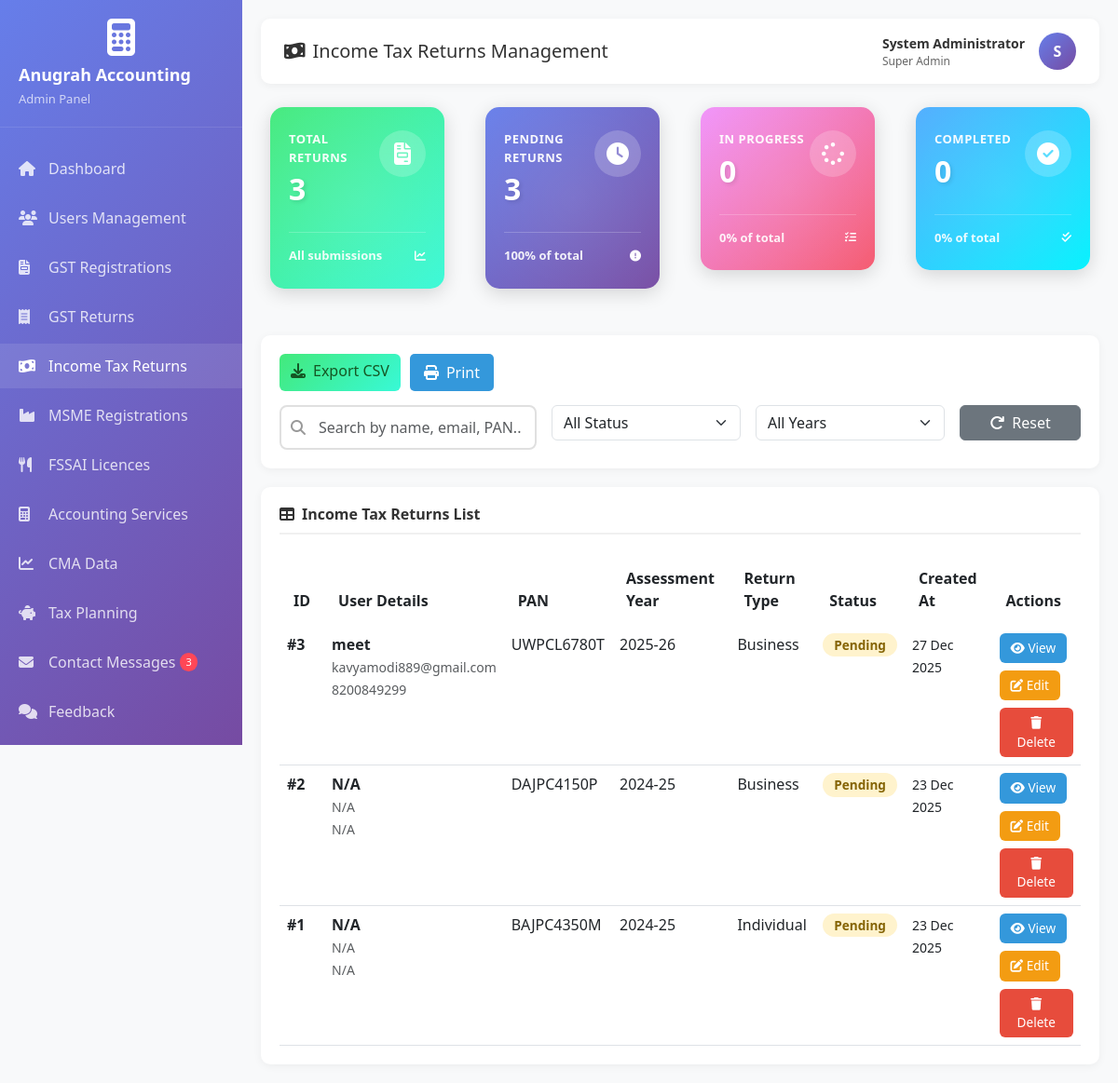
/admin_income_tax.php (signed in), run on the app's committed database.
### tables this page shows
CREATE TABLE IF NOT EXISTS `income_tax_returns` (
  `id` int(11) NOT NULL AUTO_INCREMENT,
  `user_id` int(11) NOT NULL,
  `assessment_year` varchar(10) NOT NULL,
  `financial_year` varchar(10) NOT NULL,
  `pan_number` varchar(10) NOT NULL,
  `aadhaar_number` varchar(12) NOT NULL,
  `return_type` varchar(50) NOT NULL,
  `salary_income` decimal(15,2) DEFAULT '0.00',
  `business_income` decimal(15,2) DEFAULT '0.00',
  `capital_gains` decimal(15,2) DEFAULT '0.00',
  `other_income` decimal(15,2) DEFAULT '0.00',
  `total_income` decimal(15,2) DEFAULT '0.00',
  `section_80c` decimal(15,2) DEFAULT '0.00',
  `section_80d` decimal(15,2) DEFAULT '0.00',
  `home_loan_interest` decimal(15,2) DEFAULT '0.00',
  `other_deductions` decimal(15,2) DEFAULT '0.00',
  `total_deductions` decimal(15,2) DEFAULT '0.00',
  `tax_payable` decimal(15,2) DEFAULT '0.00',
  `tds_deducted` decimal(15,2) DEFAULT '0.00',
  `advance_tax` decimal(15,2) DEFAULT '0.00',
  `self_assessment_tax` decimal(15,2) DEFAULT '0.00',
  `tax_paid` decimal(15,2) DEFAULT '0.00',
  `bank_name` varchar(255) DEFAULT NULL,
  `account_number` varchar(50) DEFAULT NULL,
  `ifsc_code` varchar(11) DEFAULT NULL,
  `bank_statement_path` varchar(500) DEFAULT NULL,
  `notes` text,
  `status` varchar(50) DEFAULT 'Pending',
  `created_at` timestamp NOT NULL DEFAULT CURRENT_TIMESTAMP,
  `updated_at` timestamp NOT NULL DEFAULT CURRENT_TIMESTAMP ON UPDATE CURRENT_TIMESTAMP,
  PRIMARY KEY (`id`),
  UNIQUE KEY `unique_itr` (`pan_number`,`assessment_year`,`financial_year`),
  KEY `idx_pan` (`pan_number`),
  KEY `idx_user` (`user_id`),
  KEY `idx_ay` (`assessment_year`)
);

CREATE TABLE IF NOT EXISTS `users` (
  `id` int(11) NOT NULL AUTO_INCREMENT,
  `name` varchar(100) NOT NULL,
  `email` varchar(100) NOT NULL,
  `phone` varchar(15) NOT NULL,
  `company_name` varchar(255) DEFAULT NULL,
  `gstin` varchar(15) DEFAULT NULL,
  `is_active` tinyint(1) DEFAULT '1',
  `password` varchar(255) NOT NULL,
  `created_at` timestamp NOT NULL DEFAULT CURRENT_TIMESTAMP,
  `updated_at` timestamp NOT NULL DEFAULT CURRENT_TIMESTAMP ON UPDATE CURRENT_TIMESTAMP,
  PRIMARY KEY (`id`),
  UNIQUE KEY `email` (`email`),
  KEY `idx_users_email` (`email`),
  KEY `idx_users_gstin` (`gstin`)
);

### admin_income_tax.php (the view, shortened to what the rows shown need)
<?php
require_once 'db_config.php';
$whereClause = '';
$query = "SELECT itr.*,
    u.name as user_name,
    u.email as email,
    u.phone as phone
    FROM income_tax_returns itr
    LEFT JOIN users u ON itr.user_id = u.id
    $whereClause
    ORDER BY itr.created_at DESC";
$returns = $conn->query($query);
?>
<!DOCTYPE html>
<html lang="en">
<head>
    <link href="https://cdn.jsdelivr.net/npm/bootstrap@5.3.0/dist/css/bootstrap.min.css" rel="stylesheet">
    <link href="https://cdnjs.cloudflare.com/ajax/libs/font-awesome/6.4.0/css/all.min.css" rel="stylesheet">
</head>
<body>
    <div class="main-content">
        <div class="table-card">
            <?php if($returns->num_rows > 0): ?>
            <div class="table-responsive">
                <table class="table table-hover">
                    <thead>
                        <tr>
                            <th>ID</th>
                            <th>User Details</th>
                            <th>PAN</th>
                            <th>Assessment Year</th>
                            <th>Return Type</th>
                            <th>Status</th>
                            <th>Created At</th>
                            <th>Actions</th>
                        </tr>
                    </thead>
                    <tbody>
                        <?php while($return = $returns->fetch_assoc()): ?>
                        <tr>
                            <td><strong>#<?php echo $return['id']; ?></strong></td>
                            <td>
                                <strong><?php echo $return['user_name'] ? htmlspecialchars($return['user_name']) : 'N/A'; ?></strong><br>
                                <small class="text-muted"><?php echo $return['email'] ? htmlspecialchars($return['email']) : 'N/A'; ?></small><br>
                                <small class="text-muted"><?php echo $return['phone'] ? htmlspecialchars($return['phone']) : 'N/A'; ?></small>
                            </td>
                            <td><?php echo htmlspecialchars($return['pan_number']); ?></td>
                            <td><?php echo htmlspecialchars($return['assessment_year']); ?></td>
                            <td><?php echo htmlspecialchars($return['return_type']); ?></td>
                            <td>
                                <?php
                                    $badgeClass = 'badge-pending';
                                ?>
                                <span class="badge <?php echo $badgeClass; ?>">
                                    <?php echo $return['status']; ?>
                                </span>
                            </td>
                            <td><small><?php echo date('d M Y', strtotime($return['created_at'])); ?></small></td>
                            <td>
                                <div class="d-flex gap-2 flex-wrap">
                                    <button class="btn-action btn-view" data-bs-toggle="modal" data-bs-target="#viewModal<?php echo $return['id']; ?>">
                                        <i class="fas fa-eye"></i> View
                                    </button>
                                    <button class="btn-action btn-edit" data-bs-toggle="modal" data-bs-target="#updateModal<?php echo $return['id']; ?>">
                                        <i class="fas fa-edit"></i> Edit
                                    </button>
                                    <form method="POST" style="display: inline;" onsubmit="return confirm('Are you sure you want to delete this return?');">
                                        <button type="submit" name="delete_itr" class="btn-action btn-delete">
                                            <i class="fas fa-trash"></i> Delete
                                        </button>
                                    </form>
                                </div>
                            </td>
                        </tr>
                        <?php endwhile; ?>
                    </tbody>
                </table>
            </div>
            <?php endif; ?>
        </div>
    </div>
</body>
</html>

### data on the page
income_tax_returns: id "3", user.name "meet", user.email "kavyamodi889@gmail.com", user.phone "8200849299", pan_number "UWPCL6780T", assessment_year "2025-26", return_type "Business", status "Pending", created_at "27 Dec 2025"
income_tax_returns: id "2", shows "N/A", pan_number "DAJPC4150P", assessment_year "2024-25", return_type "Business", status "Pending", created_at "23 Dec 2025"
income_tax_returns: id "1", shows "N/A", pan_number "BAJPC4350M", assessment_year "2024-25", return_type "Individual", status "Pending", created_at "23 Dec 2025"

### other printed values
$stats['new_messages'] "3"
$adminName "System Administrator"
$adminRole "Super Admin"
substr($adminName, 0, 1) "S"
$stats['total_returns'] "3"
$stats['pending_returns'] "3"
$pending_percent "100"
$stats['in_progress_returns'] "0"
$progress_percent "0"
$stats['completed_returns'] "0"
$completed_percent "0"
